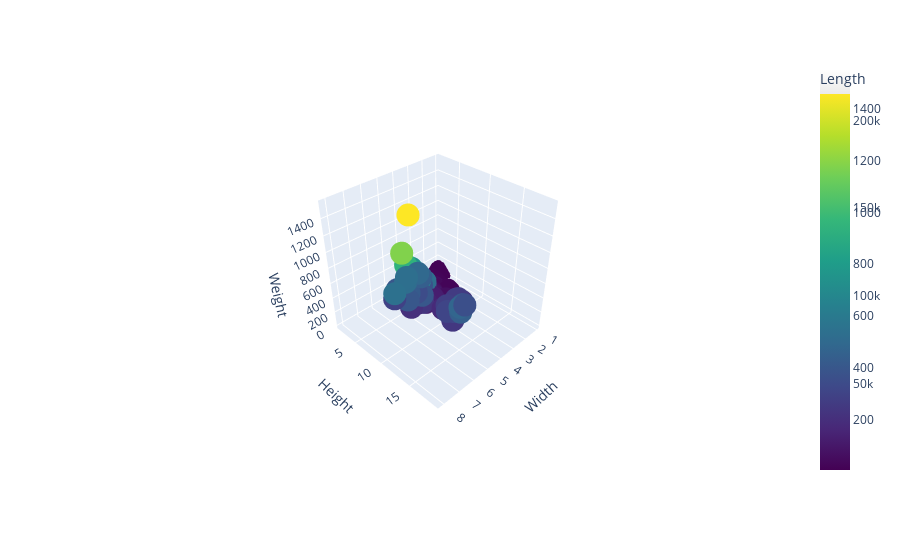

Here is the notebook cell this chart was saved with:
### Code cell
fig = px.scatter_3d(df, x=df['Width'], y=df['Height'], z=df['Weight'], color=df['Length'], color_continuous_scale='Viridis')
fig.add_trace(go.Surface(x=df['Width'], y=df['Height'], z=df['Weight'], name='Plane', opacity=0.5, colorscale='gray'))
fig.show()
